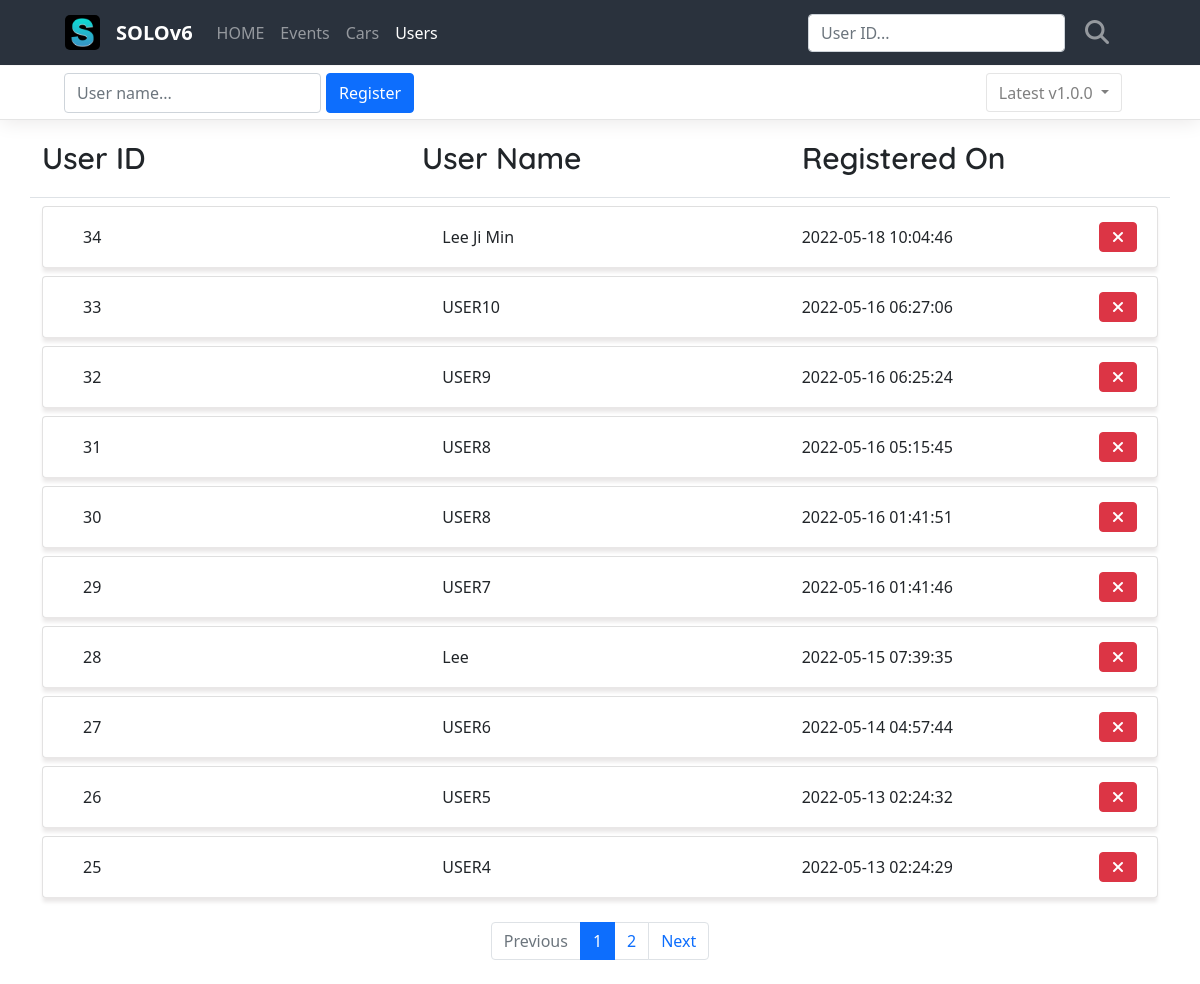
/users/, run on the app's committed database.
### project/models/user.py (models this page shows, shortened)
class User(db.Model):
    id = db.Column(db.Integer, primary_key=True)
    user_name = db.Column(db.String(10), nullable=False)
    registered_on = db.Column(db.DateTime(), default=func.now())

### project/routes/user_routes.py (the view)
@blueprint.route('/')
def users():
    page = request.args.get('page', type=int, default=1)
    needle = request.args.get('needle', type=str, default='')
    user_list = UserModel.query.order_by(UserModel.registered_on.desc())
    if needle:
        user_list = user_list.filter(
            UserModel.id.ilike(needle)
        )
    user_list = user_list.paginate(page, per_page=10)
    return render_template('users.html', user_list=user_list, page=page, needle=needle)

### project/templates/users.html (shortened to what this page needs)
<link rel="stylesheet" href="../static/css/users.css">
{% extends 'base.html' %}
{% block content %}
<nav class="navbar navbar-expand-lg navbar-dark">
    <div class="container-fluid">
        <a class="navbar-logo" href="{{ url_for('base.index') }}">
            <img class="logo" src="../static/images/favicons.ico/favicon-96x96.png" alt="Logo" height="35" width="35">
        </a>
        <a class="navbar-brand" href="{{ url_for('base.index') }}">SOLOv6</a>
        <div class="collapse navbar-collapse" id="navbarSupportedContent">
            <ul class="navbar-nav me-auto mb-2 mb-lg-0">
                <li class="nav-item">
                    <a class="nav-link active" aria-current="page" href="{{ url_for('base.index') }}">HOME</a>
                </li>
                <li class="nav-item">
                    <a class="nav-link active" href="{{ url_for('base.index') }}">Events</a>
                </li>
                <li class="nav-item">
                    <a class="nav-link active" href="{{ url_for('cars.cars') }}">Cars</a>
                </li>
                <li class="nav-item">
                    <a class="nav-link active" href="{{ url_for('users.users') }}">Users</a>
                </li>
            </ul>
            <form id="search-form" class="d-flex" action="{{ url_for('users.users') }}" method="get">
                <input id="needle search-needle" class="form-control me-2 search-form" type="text" name="needle" value="{{ needle or '' }}" placeholder="User ID..." aria-label="Search">
                <button id="btn-search" class="btn search-btn" type="submit">
                    <i class="fa-solid fa-magnifying-glass fa-xl"></i>
                </button>
            </form>
        </div>
    </div>
</nav>
<div class="main">
    <div class="register-box">
        <div class="register-col">
            <form class="register-form" action="{{ url_for('users.register') }}" method="post">
                <input class="form-control register-input" type="text" name="user_name" placeholder="User name...">
                <button type="submit" class="btn btn-primary mb-3 register-btn">
                    Register
                </button>
            </form>
        </div>
        <div class="dropdown">
            <button class="btn btn-light dropdown-toggle" type="button" id="dropdownMenuButton1" data-bs-toggle="dropdown" aria-expanded="false">
                Latest v1.0.0
            </button>
        </div>
    </div>
    <div class="container list-box">
        <div class="row list-title-box border-bottom">
            <div class="col list-title my-3">
                User ID
            </div>
            <div class="col list-title my-3">
                User Name
            </div>
            <div class="col list-title my-3">
                Registered On
            </div>
        </div>
        {% if user_list %}
            {% for user in user_list.items %}
            <div class="card my-2">
                <div class="card-body">
                    <div class="row card-body-row">
                        <div class="col list-col">
                            {{ user.id }}
                        </div>
                        <div class="col list-col">
                            {{ user.user_name }}
                        </div>
                        <div class="col list-col">
                            {{ user.registered_on }}
                            <div class="cancel-box">
                                <form class="delete-form" action="{{ url_for('users.delete') }}" method="post">
                                    <button type="submit" class="btn btn-danger mb-3 cancel-btn">
                                        <i class="fa-solid fa-xmark"></i>
                                    </button>
                                </form>
                            </div>
                        </div>
                    </div>
                </div>
            </div>
            {% endfor %}
        {% else %}
        <div class="row">
            <div class="col-12">
                <h2>❌ No User Registered ❌</h2>
            </div>
        </div>
        {% endif %}
    </div>
</div>
<ul class="pagination my-4 justify-content-center">
    {% if user_list.has_prev %}
    <li class="page-item">
        <a class="page-link" href="?page={{ user_list.prev_num }}">Previous</a>
    </li>
    {% else %}
    <li class="page-item disabled">
        <a class="page-link" tabindex="-1" aria-disabled="true" href="javascript:void(0)">Previous</a>
    </li>
    {% endif %}
    {% for page_num in user_list.iter_pages() %}
    {% if page_num %}
    {% if page_num != user_list.page %}
    <li class="page-item">
        <a class="page-link" href="?page={{ page_num }}">{{ page_num }}</a>
    </li>
    {% else %}
    <li class="page-item active" aria-current="page">
        <a class="page-link" href="javascript:void(0)">{{ page_num }}</a>
    </li>
    {% endif %}
    {% else %}
    <li class="disabled">
        <a class="page-link" href="javascript:void(0)">...</a>
    </li>
    {% endif %}
    {% endfor %}
    {% if user_list.has_next %}
    <li class="page-item">
        <a class="page-link" href="?page={{ user_list.next_num }}">Next</a>
    </li>
    {% else %}
    <li class="page-item disabled">
        <a class="page-link" tabindex="-1" aria-disabled="true" href="javascript:void(0)">Next</a>
    </li>
    {% endif %}
</ul>
{% endblock %}

### project/static/css/users.css (style rules this page uses)
.navbar-nav .nav-item:nth-child(4) .nav-link { opacity: 1; }
.list-title-box { font-family: 'Quicksand', sans-serif; font-weight: 700; }

### project/static/css/styles.css (style rules this page uses)
.navbar { position: fixed; top: 0; width: 100vw; height: 65px; padding-left: 53px; padding-right: 67px; z-index: 1; background-color: #2A323D; }
.navbar-brand { font-weight: 700; color: white; }
.navbar .container-fluid { height: 65px; }
.logo { border-radius: 5px; margin-right: 16px; }
.nav-link { opacity: 0.5; }
.d-flex { display: flex; align-items: center; margin: 0; }
.search-btn { color: white; opacity: 0.5; border: none; margin-left: 0; transition: color, opacity 0.2s ease-in-out; }
.main { margin-top: 66px; }
.register-box { display: flex; justify-content: space-between; align-items: center; padding-left: 64px; padding-right: 78px; width: 100vw; height: 54px; border-bottom: 1px solid rgba(0, 0, 0, 0.1); box-shadow: 0px 2px 20px rgb(234, 232, 232); }
.register-col { display: flex; align-items: center; justify-content: center; height: 54px; }
.register-form { display: flex; justify-content: center; align-items: center; height: 54px; margin: 0; }
.register-input { height: 40px; }
.register-btn { height: 40px; margin-top: 16px; margin-left: 5px; }
.dropdown-toggle { height: 39px; border: 1px solid rgba(0, 0, 0, 0.1); background-color: white; color: rgba(0, 0, 0, 0.5); }
.card { z-index: 0; }
.card-body { height: 60px; padding: 0; box-shadow: 0px 5px 4px rgb(233, 231, 231); }
.list-title { font-size: 30px; font-weight: 600; }
.list-col { display: flex; align-items: center; height: 60px; }
.list-col:nth-child(1) { margin-left: 40px; }
.list-col:nth-child(3) { display: flex; justify-content: space-between; margin-right: 20px; }
.delete-form { height: 30px; }
.cancel-box { display: flex; align-items: flex-end; }
.cancel-btn { margin-top: 8px; }

### data on the page
User: id "34", user_name "Lee Ji Min", registered_on "2022-05-18 10:04:46"
User: id "33", user_name "USER10", registered_on "2022-05-16 06:27:06"
User: id "32", user_name "USER9", registered_on "2022-05-16 06:25:24"
User: id "31", user_name "USER8", registered_on "2022-05-16 05:15:45"
User: id "30", user_name "USER8", registered_on "2022-05-16 01:41:51"
User: id "29", user_name "USER7", registered_on "2022-05-16 01:41:46"
User: id "28", user_name "Lee", registered_on "2022-05-15 07:39:35"
User: id "27", user_name "USER6", registered_on "2022-05-14 04:57:44"
User: id "26", user_name "USER5", registered_on "2022-05-13 02:24:32"
User: id "25", user_name "USER4", registered_on "2022-05-13 02:24:29"

### other printed values
{{ page_num }} "1"
{{ page_num }} "2"
